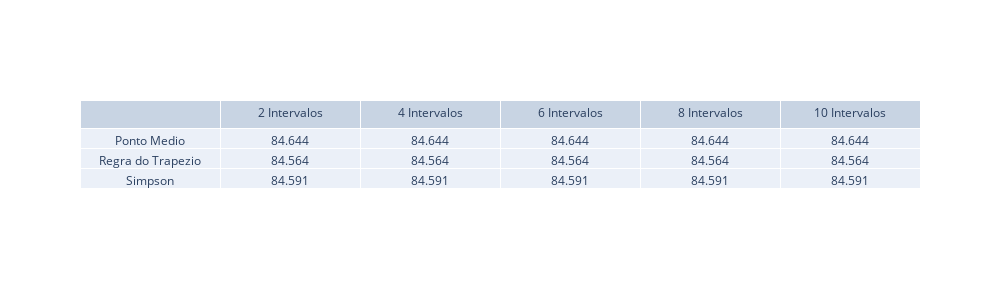

Here is the notebook cell this chart was saved with:
### Code cell
fig = go.Figure(data=[go.Table(header=dict(values=['', '2 Intervalos', '4 Intervalos', '6 Intervalos', '8 Intervalos', '10 Intervalos']),
                               cells=dict(values=[['Ponto Medio', 'Regra do Trapezio', 'Simpson'], [_pMedio2, _pTrapezio2, _pSimpson2], 
                                                  [_pMedio4, _pTrapezio4, _pSimpson4], [_pMedio6, _pTrapezio6, _pSimpson6], 
                                                  [_pMedio8, _pTrapezio8, _pSimpson8], [_pMedio10, _pTrapezio10, _pSimpson10]]))])

fig.update_layout(width=1000, height=300)
fig.show()

### Figure 1 — Plotly figure (JSON) as saved in the notebook; plotly's stock layout.template omitted (floating-point values rounded to 4 significant figures)
{"data": [{"cells": {"values": [["Ponto Medio", "Regra do Trapezio", "Simpson"], [84.64, 84.56, 84.59], [84.64, 84.56, 84.59], [84.64, 84.56, 84.59], [84.64, 84.56, 84.59], [84.64, 84.56, 84.59]]}, "header": {"values": ["", "2 Intervalos", "4 Intervalos", "6 Intervalos", "8 Intervalos", "10 Intervalos"]}, "type": "table"}], "layout": {"height": 300, "width": 1000}}
